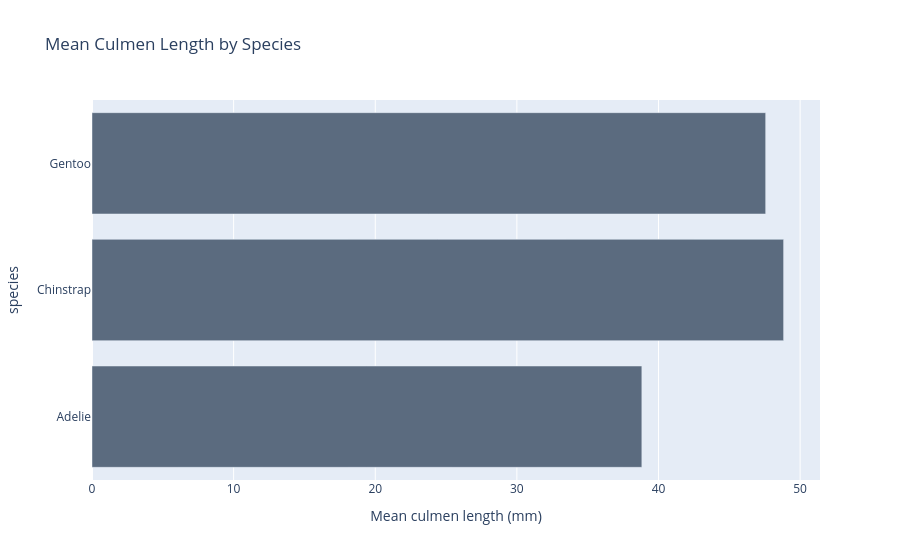

Notebook source saved alongside this figure:
### Markdown cell above
# Plotting Group-by Objects

### Code cell
# Find the mean culmen_length_mm for each of the species
gb = df.groupby('species')
culmen_mean = gb['culmen_length_mm'].mean()

# Plot it
culmen_mean.plot(kind='barh',
                 title='Mean Culmen Length by Species',
                 labels={'value': 'Mean culmen length (mm)'}).update_layout(showlegend=False)  # hide the one-item legend

### Figure 1 — Plotly figure (JSON) as saved in the notebook; plotly's stock layout.template omitted (floating-point values rounded to 4 significant figures)
{"data": [{"hovertemplate": "variable=culmen_length_mm<br>Mean culmen length (mm)=%{x}<br>species=%{y}<extra></extra>", "legendgroup": "culmen_length_mm", "marker": {"color": "#5B6B7F", "pattern": {"shape": ""}}, "name": "culmen_length_mm", "orientation": "h", "showlegend": true, "textposition": "auto", "type": "bar", "x": [38.82, 48.83, 47.57], "xaxis": "x", "y": ["Adelie", "Chinstrap", "Gentoo"], "yaxis": "y"}], "layout": {"barmode": "relative", "legend": {"title": {"text": "variable"}, "tracegroupgap": 0}, "showlegend": false, "title": {"text": "Mean Culmen Length by Species"}, "xaxis": {"anchor": "y", "domain": [0, 1], "title": {"text": "Mean culmen length (mm)"}}, "yaxis": {"anchor": "x", "domain": [0, 1], "title": {"text": "species"}}}}
